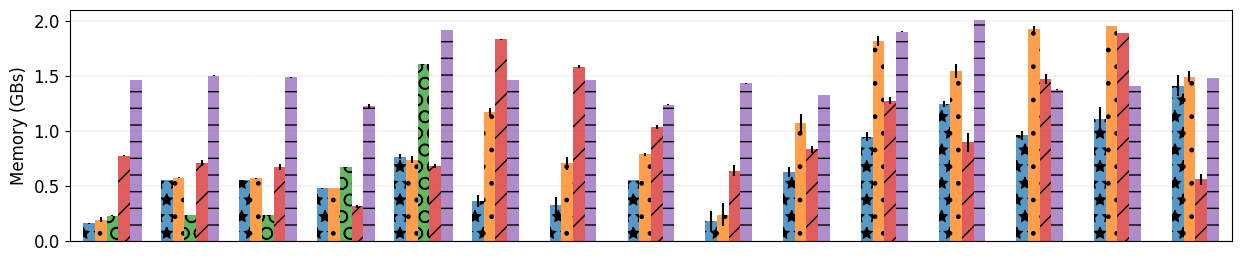

The script that saved this image:
#!/usr/bin/python

import declarations
import results
import matplotlib.pyplot as plt
import numpy as np

benchmark_labels = declarations.benchmark_labels
isolate_benchmark_path = declarations.isolate_benchmark_path 
process_benchmark_path = declarations.process_benchmark_path 
openwhisk_benchmark_path = declarations.openwhisk_benchmark_path 
photons_benchmark_path = declarations.photons_benchmark_path
snapshot_benchmark_path = declarations.snapshot_benchmark_path

# Memory footprint in GBs.
isolate_mem_avg = {}
isolate_mem_std = {}
process_mem_avg = {}
process_mem_std = {}
openwhisk_mem_avg = {}
openwhisk_mem_std = {}
photons_mem_avg = {}
photons_mem_std = {}
snapshot_mem_avg = {}
snapshot_mem_std = {}

# Processing results.
for idx, path in enumerate(isolate_benchmark_path):
    isolate_mem_avg[idx] = results.process_result(path)["mem_avg"]
    isolate_mem_std[idx] = results.process_result(path)["mem_std"]
for idx, path in enumerate(process_benchmark_path):
    process_mem_avg[idx] = results.process_result(path)["mem_avg"]
    process_mem_std[idx] = results.process_result(path)["mem_std"]
for idx, path in enumerate(openwhisk_benchmark_path):
    openwhisk_mem_avg[idx] = results.process_result(path)["mem_avg"]
    openwhisk_mem_std[idx] = results.process_result(path)["mem_std"]
for idx, path in enumerate(photons_benchmark_path):
    photons_mem_avg[idx] = results.process_result(path)["mem_avg"]
    photons_mem_std[idx] = results.process_result(path)["mem_std"]
for idx, path in enumerate(snapshot_benchmark_path):
    snapshot_mem_avg[idx] = results.process_result(path)["mem_avg"]
    snapshot_mem_std[idx] = results.process_result(path)["mem_std"]

# Scale openwhisk and snapshot to 2GB.
for idx, path in enumerate(openwhisk_benchmark_path):
    openwhisk_mem_avg[idx] = openwhisk_mem_avg[idx] * (2048 / declarations.openwhisk_mem_factor[idx])
for idx, path in enumerate(snapshot_benchmark_path):
    snapshot_mem_avg[idx] = snapshot_mem_avg[idx] * (2048 / declarations.snapshot_mem_factor[idx])

x = np.arange(len(benchmark_labels))
# Snapshot and openwhisk have special x values to avoid a gap when photons doesn't have a value.
snapshot_x  = np.arange(len(benchmark_labels), dtype=np.float32)
openwhisk_x = np.arange(len(benchmark_labels), dtype=np.float32)
width = 0.15

# Filling Photons values with zeroes for missing (java) benchmarks.
# We also adapt the x values for snapshot and openwhisk for avoid a gap when photons has no value.
for idx, path in enumerate(isolate_benchmark_path):
    if idx not in photons_mem_avg:
        photons_mem_avg[idx] = 0
        photons_mem_std[idx] = 0
        snapshot_x[idx]  -= width
        openwhisk_x[idx] -= width

plt.rcParams.update({'font.size': 12})
fig, ax = plt.subplots()
ax.bar(x + 0*width,           isolate_mem_avg.values(),   yerr=isolate_mem_std.values(),   width=width, hatch='*', label='Graalvisor', alpha=0.75)
ax.bar(x + 1*width,           process_mem_avg.values(),   yerr=process_mem_std.values(),   width=width, hatch='.', label='Forking',  alpha=0.75)
ax.bar(x + 2*width,           photons_mem_avg.values(),   yerr=photons_mem_std.values(),   width=width, hatch='O', label='Photons',    alpha=0.75)
ax.bar(snapshot_x  + 3*width, snapshot_mem_avg.values(),  yerr=snapshot_mem_std.values(),  width=width, hatch='/', label='VM Snapshot', alpha=0.75)
ax.bar(openwhisk_x + 4*width, openwhisk_mem_avg.values(), yerr=openwhisk_mem_std.values(), width=width, hatch='-', label='OpenWhisk',  alpha=0.75)

ax.set_ylabel('Memory (GBs)')
#ax.set_xticks(x, benchmark_labels)
plt.tick_params(
    axis='x',          # changes apply to the x-axis
    which='both',      # both major and minor ticks are affected
    bottom=False,      # ticks along the bottom edge are off
    top=False,         # ticks along the top edge are off
    labelbottom=False) # labels along the bottom edge are off
ax.set_axisbelow(True)
plt.grid(axis = 'y', linestyle = '--', linewidth = 0.25)
plt.xticks(rotation = 35)
ax.set_ylim(ymax=2.1)
ax.set_xlim(xmin=-.25, xmax=14.7)
fig.set_figwidth(15)
fig.set_figheight(3)

#ax.legend(ncol=5, loc='upper center')
plt.savefig("sandboxes-memory.pdf", bbox_inches='tight')
plt.savefig("sandboxes-memory.png", bbox_inches='tight')
plt.show()
